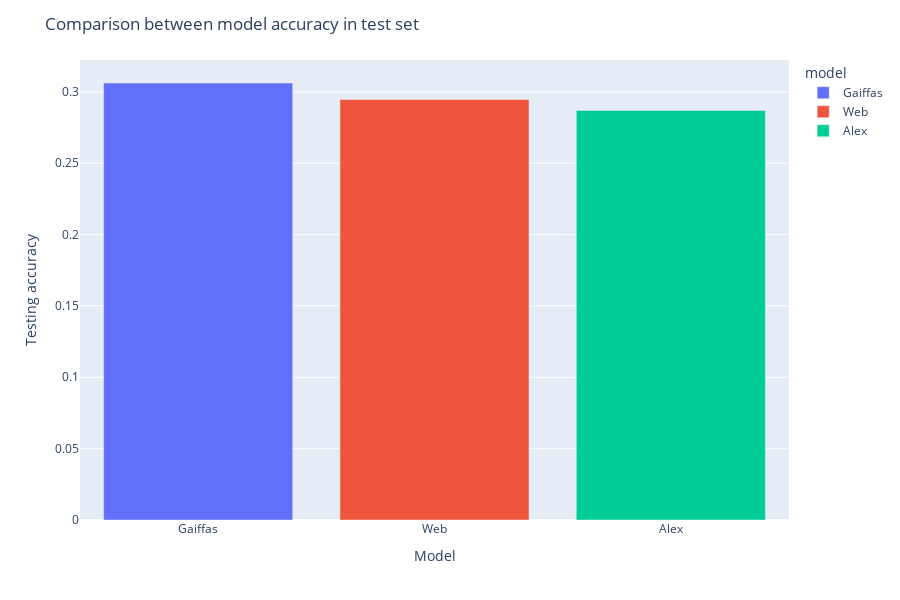

Source (notebook cell):
### Code cell
fig = px.bar(accuracy_df, x='model', y='loss', hover_data=['loss', 'model'], 
             color='model', height=600,
             color_continuous_scale=px.colors.sequential.Viridis
            )

fig.update_layout(
    title="Comparison between model accuracy in test set",
    xaxis_title="Model",
    yaxis_title="Testing accuracy")

fig.show()

### Figure 1 — Plotly figure (JSON) as saved in the notebook; plotly's stock layout.template omitted (floating-point values rounded to 4 significant figures)
{"data": [{"alignmentgroup": "True", "customdata": [[0.3062, "Gaiffas"]], "hovertemplate": "model=%{customdata[1]}<br>loss=%{customdata[0]}<extra></extra>", "legendgroup": "Gaiffas", "marker": {"color": "#636efa"}, "name": "Gaiffas", "offsetgroup": "Gaiffas", "orientation": "v", "showlegend": true, "textposition": "auto", "type": "bar", "x": ["Gaiffas"], "xaxis": "x", "y": [0.3062], "yaxis": "y"}, {"alignmentgroup": "True", "customdata": [[0.2946, "Web"]], "hovertemplate": "model=%{customdata[1]}<br>loss=%{customdata[0]}<extra></extra>", "legendgroup": "Web", "marker": {"color": "#EF553B"}, "name": "Web", "offsetgroup": "Web", "orientation": "v", "showlegend": true, "textposition": "auto", "type": "bar", "x": ["Web"], "xaxis": "x", "y": [0.2946], "yaxis": "y"}, {"alignmentgroup": "True", "customdata": [[0.2869, "Alex"]], "hovertemplate": "model=%{customdata[1]}<br>loss=%{customdata[0]}<extra></extra>", "legendgroup": "Alex", "marker": {"color": "#00cc96"}, "name": "Alex", "offsetgroup": "Alex", "orientation": "v", "showlegend": true, "textposition": "auto", "type": "bar", "x": ["Alex"], "xaxis": "x", "y": [0.2869], "yaxis": "y"}], "layout": {"barmode": "relative", "height": 600, "legend": {"title": {"text": "model"}, "tracegroupgap": 0}, "margin": {"t": 60}, "title": {"text": "Comparison between model accuracy in test set"}, "xaxis": {"anchor": "y", "categoryarray": ["Gaiffas", "Web", "Alex"], "categoryorder": "array", "domain": [0, 1], "title": {"text": "Model"}}, "yaxis": {"anchor": "x", "domain": [0, 1], "title": {"text": "Testing accuracy"}}}}
